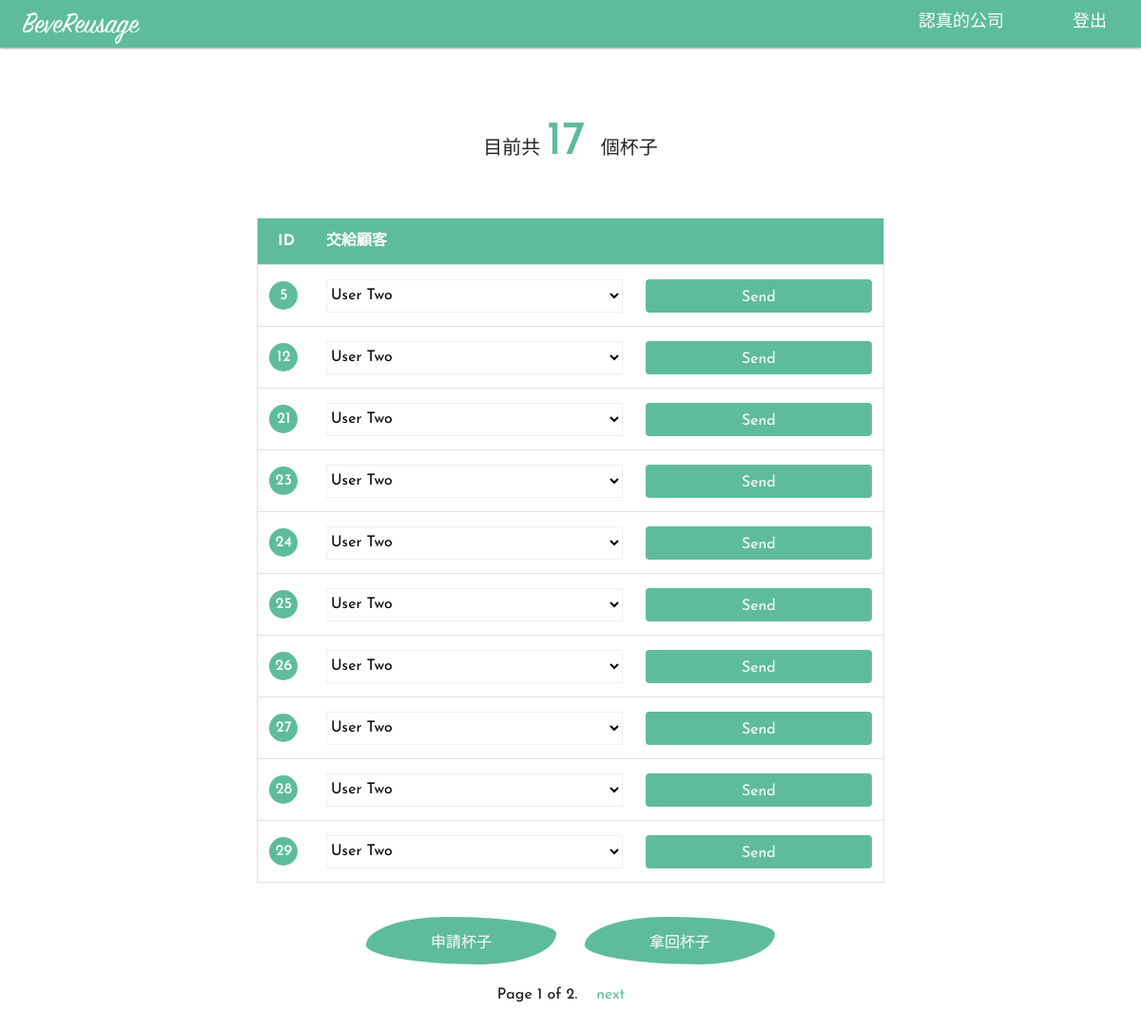
The app's page /interaction/business/manage-cups/ (signed in), older data.
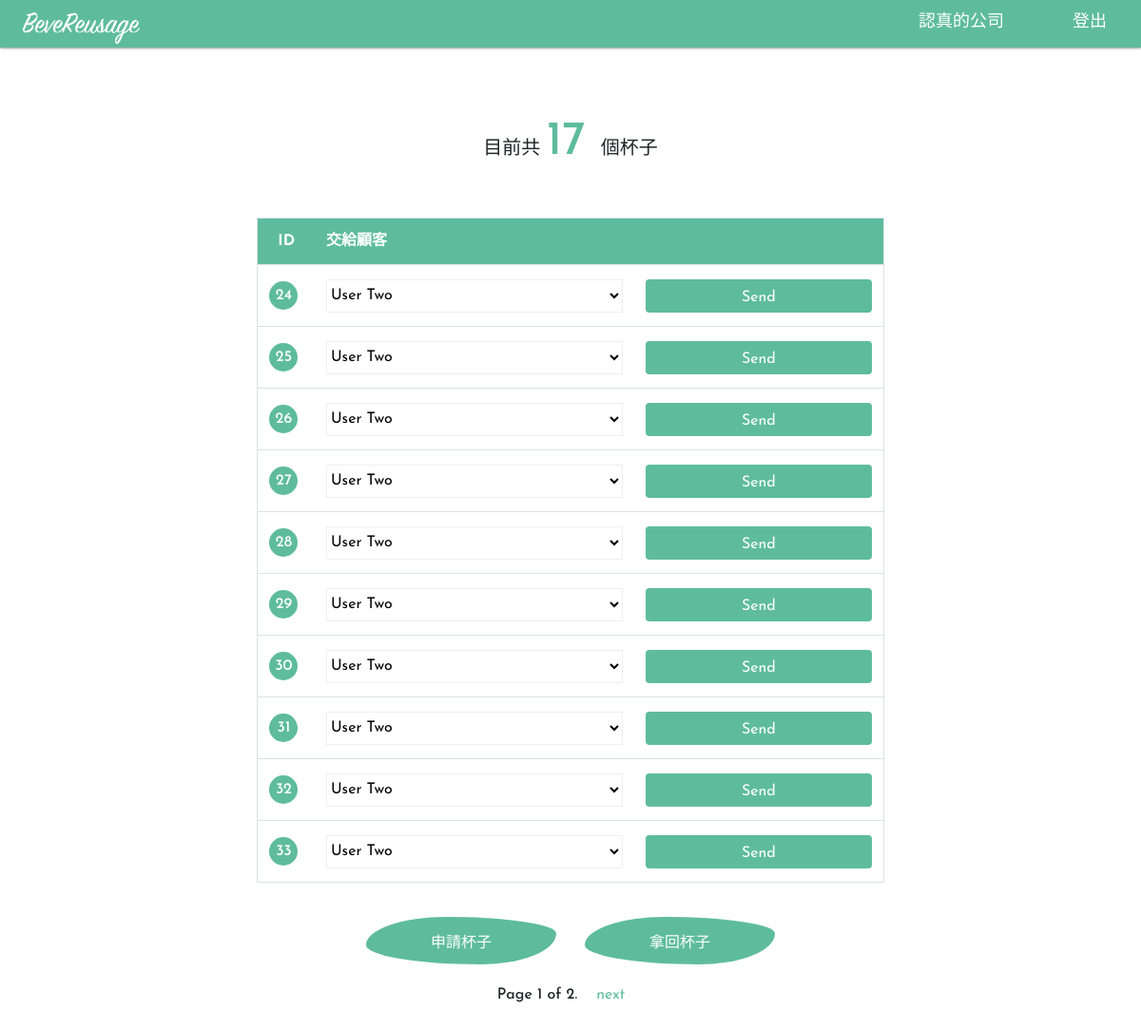
The same page, newer data.
### interaction/models.py (models this page shows, shortened)
class Cup(models.Model):
    objects = CupManager()
    LOAN_STATUS = (
        ('o', 'On loan'),
        ('c', 'Cleaning'),
        ('a', 'Available'),
        ('n', 'Not in circulation')
    )
    status = models.CharField(
        max_length=1,
        choices=LOAN_STATUS,
        default='a',
        help_text='Cup availability',
    )
    CARRIER_TYPES = (
        ('b', 'Business'),
        ('u', 'User'),
        ('a', 'Administration'),
        ('m', 'Machine')
    )
    carrier_type = models.CharField(max_length=1, choices = CARRIER_TYPES, default='a')
    carrier = models.ForeignKey('CupUser', on_delete=models.SET_NULL, blank=True, null=True)

### interaction/views/business.py (the view, shortened to what this page needs)
# urls.py: path('business/manage-cups/', business.BusinessCupListView.as_view(), name='business-manage-cups'),
class BusinessCupListView(LoginRequiredMixin, ListView):
    model = Cup
    template_name = 'business_record.html'
    paginate_by = 10
    def get_queryset(self):
        return Cup.objects.filter(carrier=self.request.user)
    def get_context_data(self, **kwargs):
        context = super(BusinessCupListView, self).get_context_data(**kwargs)
        assign_form = BusinessAssignCupsForm()
        request_form = BusinessRequestCupsForm()
        receive_form = BusinessReceiveCupsForm()
        context['assign_form'] = assign_form
        context['request_form'] = request_form
        context['receive_form'] = receive_form
        context["n_cups"] = Cup.objects.filter(carrier=self.request.user).count()
        return context

### interaction/forms.py
class BusinessAssignCupsForm(forms.Form):
    def __init__(self, *args, **kwargs):
        super(BusinessAssignCupsForm, self).__init__(*args, **kwargs)
        self.fields['cup_id'] = forms.IntegerField(min_value=1, widget = forms.HiddenInput())
        self.fields['customer'] = forms.ChoiceField(choices=self.build_customer_selection())
    def build_customer_selection(self):
        customers = []
        for customer in CupUser.objects.filter(is_customer = True):
            customers.append((customer.id, customer.name))
        return customers

class BusinessRequestCupsForm(forms.Form):
    cups_needed = forms.IntegerField(label='需要杯子的數量')

### interaction/models.py (called while the page is built)
    @property
    def name(self):
        if self.first_name and self.last_name:
            english = r'(^[A-Za-z]+$)'
            if re.match(english, self.first_name+self.last_name):
                return ("%s %s" % (self.first_name, self.last_name))
            else:
                return self.last_name+self.first_name
        elif self.title:
            return self.title
        else:
            return self.username

### interaction/templates/business_record.html (shortened to what this page needs)
{% extends "base_generic.html" %}
{% block content %}
  <div class="card col-md-12">
    <div class="card-header">目前共 <span class="highlight-text">{{ n_cups }} </span>個杯子</div>
    <div class="card-body table_sec">
      <table class="col-md-8 col-lg-7 table table-hover">
        <thead class="table-head">
          <tr>
            <th class="th-id" scope="col">ID</th>
            <th scope="col">交給顧客</th>
            <th scope="col"></th>
          </tr>
        </thead>
        {% for cup in cup_list %}
        <tbody>
          <tr>
            <form action="" method="post">
              <td><div class="table_id">{{ cup.pk }}</div></td>
              <td>{{ assign_form.customer }}</td>
              <td><input type="submit" name="submit" class="btn send-btn" value="Send"></td>
            </form>
          </tr>
        </tbody>
        {% empty %}
          <p> 你沒有杯子庫存，去申請吧 </p>
        {% endfor %}
      </table>
    </div>
  </div>
  <div class='btn-area col-12'>
    <button type="button" class="btn co-btn btn-style" data-toggle="modal" data-target="#requestModal">
    申請杯子
    </button>
    <button type="button" class="btn co-btn btn-style" data-toggle="modal" data-target="#receiveModal">
    拿回杯子
    </button>
  </div>
{% endblock %}

Row changes from the older to the newer data that the page shows:
no longer on this page (row edited): Cup: pk "5"
no longer on this page (row edited): Cup: pk "12"
no longer on this page (row edited): Cup: pk "21"
no longer on this page (row edited): Cup: pk "23"
now on this page (row unchanged): Cup: pk "30"
now on this page (row unchanged): Cup: pk "31"
now on this page (row unchanged): Cup: pk "32"
now on this page (row unchanged): Cup: pk "33"
